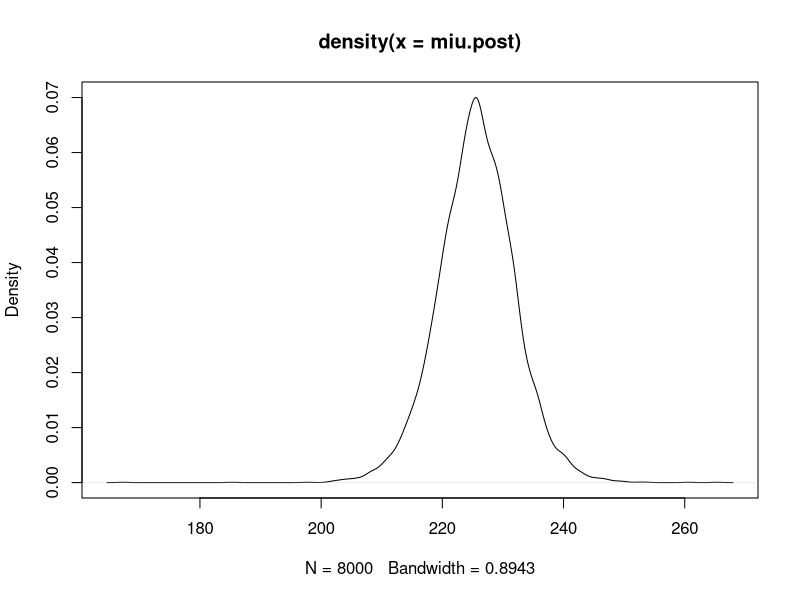

R code for this plot:
##################################
#    eBay Selling Prices (2)     #
##################################
set.seed(2020)

prices = c(212,249,250,240,210,234,195,199,222,213,233,251)
prices.sum = sum(prices)
N = length(prices)

tot.draws <- 10000 # num_of samples

miu.init = 0; sigma.init = 1
miu.vec = c(miu.init, rep(NULL, times = tot.draws))
sigma.vec = c(sigma.init, rep(NULL, times = tot.draws))

for (j in 2:(tot.draws+1)){
  miu.vec[j] = rnorm(n=1, mean=prices.sum/N, sd=sigma.vec[j-1]/sqrt(N))
  inv_sigma2 = rgamma(n=1, shape=N/2, rate=sum((prices - miu.vec[j-1])^2)/2)
  sigma.vec[j] = 1/sqrt(inv_sigma2)
}

# Remove initial values:
miu.vec = miu.vec[-1]
sigma.vec = sigma.vec[-1]

# remove first 2000 sampled values as "burn-in":
miu.post = miu.vec[-(1:2000)]
sigma.post = sigma.vec[-(1:2000)]

## Posterior summary for miu:
plot(density(miu.post))  # plot of estimated posterior for theta
mean(miu.post)  # Posterior mean of the other 8000 sampled theta values
quantile(miu.post, probs=c(0.025,0.975) )  # approximate 95% quantile-based interval for theta



